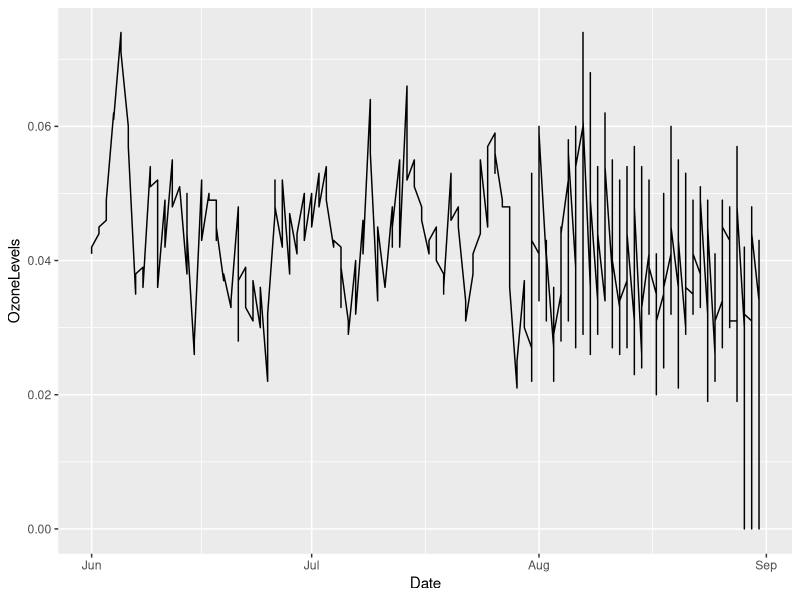
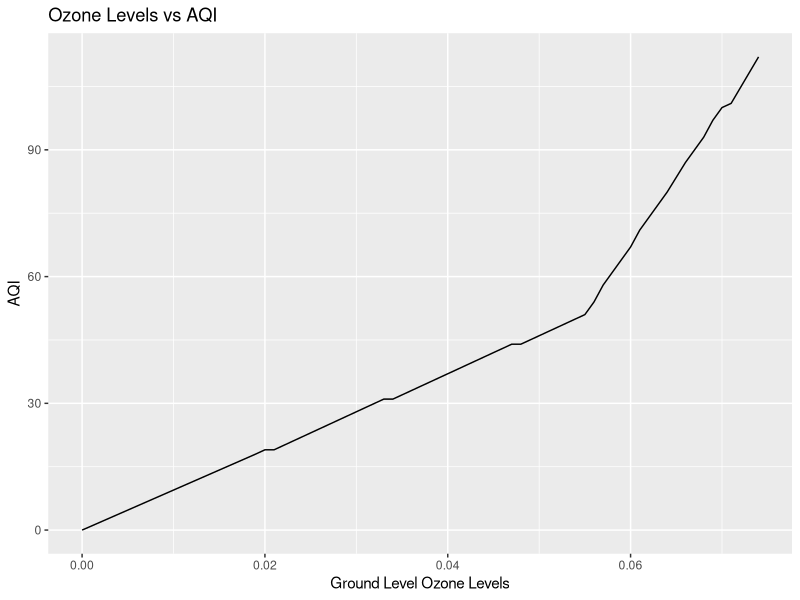
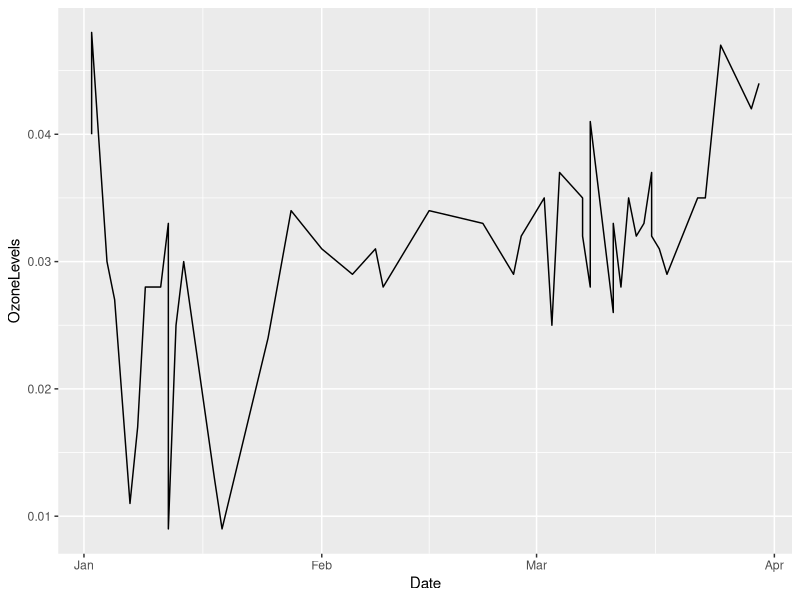
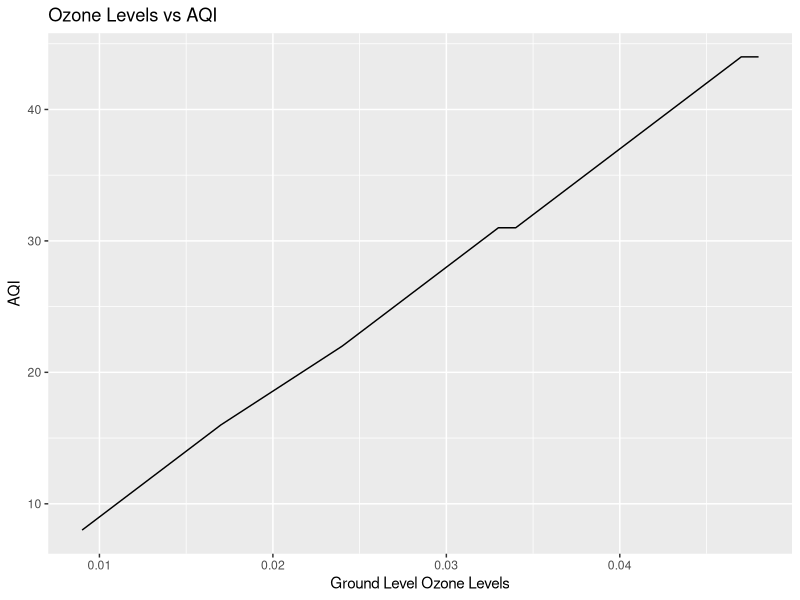

Here is the R script that generated these plots, in order:
## ---- chunk 1
library(tidyverse)

AirData<-read.csv("ad_viz_plotval_data.csv")


AirNow <- AirData %>% filter(Source=="AirNow")

AirNow <- AirNow %>%
  select(Date, State, Daily.Max.8.hour.Ozone.Concentration,
         Daily.AQI.Value, Site.ID) %>%
  rename(OzoneLevels = Daily.Max.8.hour.Ozone.Concentration, 'AQI'=Daily.AQI.Value)

AirNow <- AirNow %>%
  mutate(Date = as.Date(Date, format = "%m/%d/%Y"))


 AirNow_Summer <- AirNow %>%
  filter(format(Date, "%m") %in% c("06", "07", "08"))

 
 ggplot(AirNow_Summer, aes(x = Date, y = OzoneLevels)) + geom_line()
 ggplot(AirNow_Summer, aes(x = OzoneLevels, y = AQI)) + geom_line()+labs(
    title = "Ozone Levels vs AQI",
    x = "Ground Level Ozone Levels",
    y = "AQI"
  )
## ---- chunk 2
 AirNow_Winter <- AirNow %>%
  filter(format(Date, "%m") %in% c("01", "02", "03"))
 ggplot(AirNow_Winter, aes(x = Date, y = OzoneLevels)) +
  geom_line()
 
  ggplot(AirNow_Winter, aes(x = OzoneLevels, y = AQI)) + geom_line()+labs(title = "Ozone Levels vs AQI",
    x = "Ground Level Ozone Levels",
   y = "AQI")
